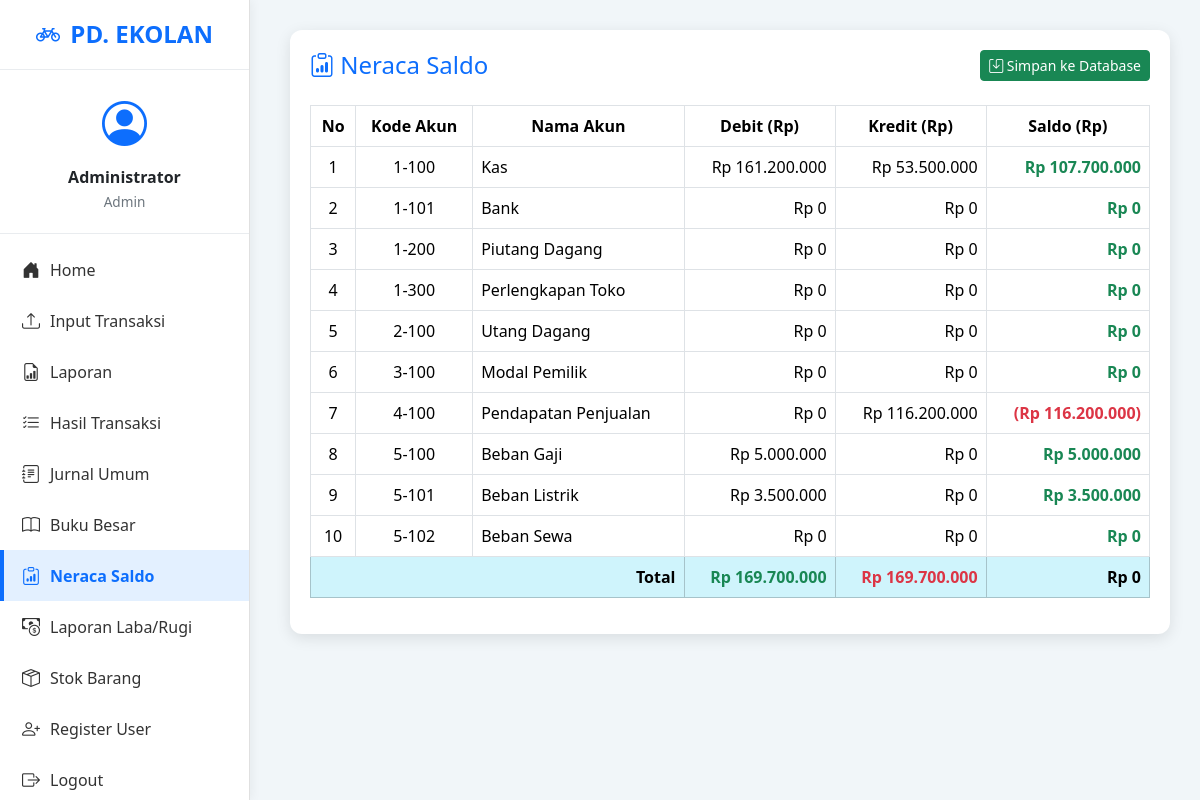
The app's page /neraca_saldo.php (signed in) with its own data.
### tables this page shows
CREATE TABLE `akun` (
  `id_akun` int(11) NOT NULL,
  `kode_akun` varchar(10) NOT NULL,
  `nama_akun` varchar(100) NOT NULL,
  `jenis_akun` enum('Aktiva','Pasiva','Modal','Pendapatan','Beban') NOT NULL
);

### neraca_saldo.php (the view, shortened to what this page needs)
<?php
include 'koneksi.php';
$query = mysqli_query($koneksi, "
    SELECT a.id_akun, a.kode_akun, a.nama_akun,
           COALESCE(SUM(b.debit), 0) AS total_debit,
           COALESCE(SUM(b.kredit), 0) AS total_kredit,
           (COALESCE(SUM(b.debit), 0) - COALESCE(SUM(b.kredit), 0)) AS saldo
    FROM akun a
    LEFT JOIN buku_besar b ON a.id_akun = b.id_akun
    GROUP BY a.id_akun, a.nama_akun, a.kode_akun
    ORDER BY a.kode_akun ASC
");
?>
<!DOCTYPE html>
<html lang="id">
<head>
<link href="https://cdn.jsdelivr.net/npm/bootstrap@5.3.3/dist/css/bootstrap.min.css" rel="stylesheet">
<link href="https://cdn.jsdelivr.net/npm/bootstrap-icons/font/bootstrap-icons.css" rel="stylesheet">
</head>
<body>
<?php include 'admin_sidebar.php'; ?>
<div class="content">
    <div class="card">
        <div class="d-flex justify-content-between align-items-center mb-4">
            <h4 class="text-primary mb-0">
                <i class="bi bi-clipboard-data"></i> Neraca Saldo
            </h4>
            <form method="POST" onsubmit="return confirm('Apakah Anda yakin ingin menyimpan Neraca Saldo ini?');">
                <button type="submit" name="simpan_neraca" class="btn btn-success btn-sm">
                    <i class="bi bi-save"></i> Simpan ke Database
                </button>
            </form>
        </div>
        <div class="table-responsive">
            <table class="table table-bordered text-center align-middle">
                <thead>
                    <tr>
                        <th>No</th>
                        <th>Kode Akun</th>
                        <th>Nama Akun</th>
                        <th>Debit (Rp)</th>
                        <th>Kredit (Rp)</th>
                        <th>Saldo (Rp)</th>
                    </tr>
                </thead>
                <tbody>
                    <?php
                    $no = 1;
                    $total_debit = 0;
                    $total_kredit = 0;
                    $total_saldo = 0;
                    if (mysqli_num_rows($query) > 0) {
                        while ($row = mysqli_fetch_assoc($query)) {
                            $debit = floatval($row['total_debit']);
                            $kredit = floatval($row['total_kredit']);
                            $saldo = floatval($row['saldo']);
                            $total_debit += $debit;
                            $total_kredit += $kredit;
                            $total_saldo += $saldo;
                            echo "<tr>
                                    <td>{$no}</td>
                                    <td>{$row['kode_akun']}</td>
                                    <td class='text-start'>{$row['nama_akun']}</td>
                                    <td class='text-end text-debit'>Rp " . number_format($debit, 0, ',', '.') . "</td>
                                    <td class='text-end text-kredit'>Rp " . number_format($kredit, 0, ',', '.') . "</td>
                                    <td class='text-end fw-semibold " . ($saldo >= 0 ? 'text-success' : 'text-danger') . "'>" .
                                        ($saldo >= 0
                                            ? 'Rp ' . number_format($saldo, 0, ',', '.')
                                            : '(Rp ' . number_format(abs($saldo), 0, ',', '.') . ')') .
                                    "</td>
                                  </tr>";
                            $no++;
                        }
                        echo "<tr class='fw-bold table-info text-end'>
                                <td colspan='3'>Total</td>
                                <td class='text-success'>Rp " . number_format($total_debit, 0, ',', '.') . "</td>
                                <td class='text-danger'>Rp " . number_format($total_kredit, 0, ',', '.') . "</td>
                                <td>Rp " . number_format($total_saldo, 0, ',', '.') . "</td>
                              </tr>";
                    } else {
                        echo "<tr><td colspan='6' class='empty-state'>Belum ada data Neraca Saldo.</td></tr>";
                    }
                    ?>
                </tbody>
            </table>
        </div>
    </div>
</div>
</body>
</html>

### neraca_saldo.php (style rules this page uses)
body { background-color: #f1f6f9; font-family: 'Segoe UI', sans-serif; }
.content { margin-left: 260px; padding: 30px; animation: fadeIn 0.6s ease; }
.card { border: none; border-radius: 12px; box-shadow: 0 4px 15px rgba(0,0,0,0.1); padding: 20px; }
.table thead { background-color: #e3f2fd; }
.text-debit { color: #198754; font-weight: 500; }
.text-kredit { color: #dc3545; font-weight: 500; }

### records on screen
akun: kode_akun "1-100", nama_akun "Kas", debit "161.200.000", kredit "53.500.000", saldo "107.700.000"
akun: kode_akun "1-101", nama_akun "Bank", debit "0", kredit "0", saldo "0"
akun: kode_akun "1-200", nama_akun "Piutang Dagang", debit "0", kredit "0", saldo "0"
akun: kode_akun "1-300", nama_akun "Perlengkapan Toko", debit "0", kredit "0", saldo "0"
akun: kode_akun "2-100", nama_akun "Utang Dagang", debit "0", kredit "0", saldo "0"
akun: kode_akun "3-100", nama_akun "Modal Pemilik", debit "0", kredit "0", saldo "0"
akun: kode_akun "4-100", nama_akun "Pendapatan Penjualan", debit "0", kredit "116.200.000", saldo "116.200.000"
akun: kode_akun "5-100", nama_akun "Beban Gaji", debit "5.000.000", kredit "0", saldo "5.000.000"
akun: kode_akun "5-101", nama_akun "Beban Listrik", debit "3.500.000", kredit "0", saldo "3.500.000"
akun: kode_akun "5-102", nama_akun "Beban Sewa", debit "0", kredit "0", saldo "0"

### other values on screen
$_SESSION['nama'] "Administrator"
$_SESSION['level'] "Admin"
$total_debit "169.700.000"
$total_kredit "169.700.000"
$total_saldo "0"
